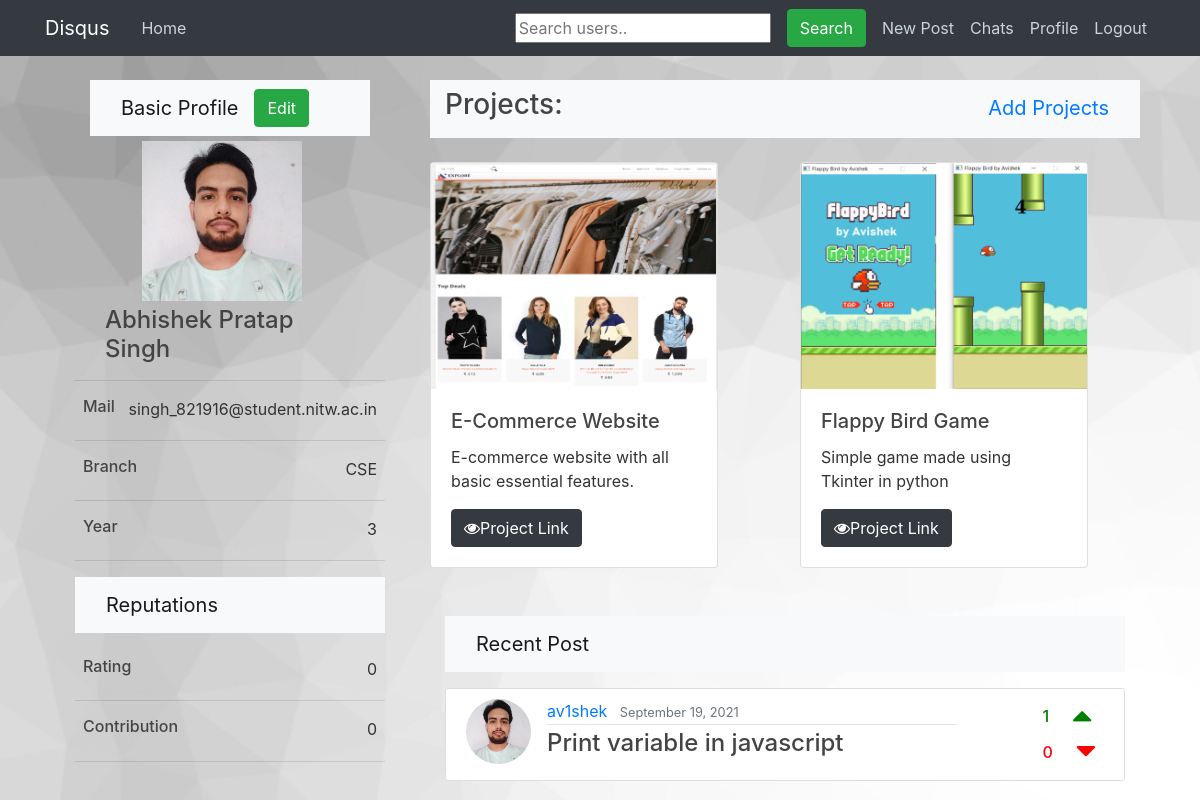
Page /profile/av1shek (signed in) on the committed database.
### accounts/models.py (models this page shows, shortened)
class Profile(models.Model):
	name = models.CharField(max_length=255, default="")
	year = models.IntegerField(default=1)
	branch = models.CharField(max_length=255, default="")
	user = models.OneToOneField(User, on_delete=models.CASCADE)
	image = models.ImageField(default='default.jpg', upload_to='profile_pics')
	bio = models.CharField(max_length=255, blank=True)
	qs_cnt = models.IntegerField(default=0)
	ans_cnt = models.IntegerField(default=0)

### feed/models.py (models this page shows, shortened)
class Project(models.Model):
	author = models.ForeignKey(User, on_delete=models.CASCADE)
	title = models.CharField(max_length=255, default='')
	content = models.CharField(max_length=255, default='')
	image = models.ImageField(default='default.jpg' , upload_to='uploads')
	link = models.URLField(max_length=255,default='')

class Post(models.Model):
	title = models.CharField(max_length=100)
	content = models.TextField()
	date_posted = models.DateTimeField(default=timezone.now)
	author = models.ForeignKey(User, on_delete=models.CASCADE)
	image = models.ImageField(upload_to='uploads', blank=True)
	upvote = models.ManyToManyField(User, related_name='upvote')
	downvote = models.ManyToManyField(User, related_name='downvote')
	anonymous = models.BooleanField(default = False)
	def number_of_upvotes(self):
		return self.upvote.count()
	def number_of_downvotes(self):
		return self.downvote.count()

### accounts/views.py (the view)
# urls.py: path('profile/<str:username>', views.profile, name='profile'),
@login_required
def profile(request, username):
	user = request.user
	profileuser = User.objects.get(username=username)
	p = profileuser.profile
	u = p.user
	user_posts = Post.objects.filter(author=profileuser).order_by('-date_posted')
	projects = Project.objects.filter(author=profileuser)
	context = {
		'u' : u,
		'user_posts' : user_posts,
		'user' : user,
		'profileuser' : profileuser,
		'projects' : projects,
	}
	return render(request, 'accounts/profile.html', context)

### accounts/templates/accounts/profile.html (shortened to what this page needs)
{% extends "feed/base.html" %}
{% load crispy_forms_tags %}
{% block container %}
<div class="container-fluid">
  <div class="row">
    <div class="col-xs-10 col-sm-6 col-md-4">
        <div class="container-fluid">
            <div class="container-fluid">
              <nav class="navbar navbar-expand-lg navbar-light bg-light">
                <div class="container-fluid">
                    <a class="navbar-brand" href="#">Basic Profile</a>
                    <div class="collapse navbar-collapse" id="navbarSupportedContent">
                      {% ifequal u user %}
                          <a href="{% url 'profile_edit' %}" class="btn btn-success" type="button">Edit</a>
                      {% else %}
                          <a href="{% url 'conversation' u.username %}" class="btn btn-success" type="button">Chat</a>
                      {% endifequal %}
                    </div>
                </div>
            </nav>
            </div>
            <div class="container-fluid">
                <div class="row">
                  <div class="mx-auto">
                    <a class="navbar-brand" href="#">
                      <img src="{{ profileuser.profile.image.url }}" alt="" width="160" height="160">
                    </a>
                  </div>
                </div>
                <div class="container-fluid">
                  <div class="mx-auto">
                    <h4>{{u.profile.name}}</h4>
                  </div>
                </div>
            </div>
            <hr/>
            <div class="row">
                <div class="col-4">
                  <div class="px-2">
                    <h6>Mail</h6>
                  </div>
                </div>
                <div class="col-8">
                    <div class="float-right px-2">
                      {{ u.email }}
                    </div>
                </div>
            </div>
            <hr/>
            <div class="row">
                <div class="col">
                  <div class="px-2">
                    <h6>Branch</h6>
                  </div>
                </div>
                <div class="col">
                    <div class="float-right px-2">
                      {{ profileuser.profile.branch }}
                    </div>
                </div>
            </div>
            <hr/>
            <div class="row">
                <div class="col">
                  <div class="px-2">
                    <h6>Year</h6>
                  </div>
                </div>
                <div class="col">
                    <div class="float-right px-2">
                      {{ profileuser.profile.year }}
                    </div>
                </div>
            </div>
            <hr/>
        </div>
        <div class="container-fluid">
            <nav class="navbar navbar-expand-lg navbar-light bg-light">
                <div class="container-fluid">
                    <a class="navbar-brand" href="#">Reputations</a>
                </div>
            </nav>
            <br>
            <div class="row">
                <div class="col">
                  <div class="px-2">
                    <h6>Rating</h6>
                  </div>
                </div>
                <div class="col">
                    <div class="float-right px-2">
                      0
                    </div>
                </div>
            </div>
            <hr/>
            <div class="row">
                <div class="col">
                  <div class="px-2">
                    <h6>Contribution</h6>
                  </div>
                </div>
                <div class="col">
                    <div class="float-right px-2">
                      0
                    </div>
                </div>
            </div>
            <hr/>
        </div>
    </div>
    <div class="col-xs-10 col-sm-8">
        <div class="container-fluid bg-light py-2">
            <div class="row">
              <div class="col">
                <h3>Projects:</h3>
              </div>
              {% ifequal u user %}
                  <div class="col">
                    <div class="float-right">
                      <a class="navbar-brand" href="{% url 'project_upload' %}">Add Projects</a>
                    </div>
                  </div>
              {% endifequal %}
            </div>
        </div>
        <div class="row">
            {% if projects %}
                {% for project in projects %}
                  <div class="col-xs-10 col-sm-6 col-md-6 mt-4">
                    <div class="card" style="width: 18rem;">
                      <img src="/media/{{ project.image }}" class="card-img-top" alt="...">
                      <div class="card-body">
                        <h5 class="card-title">{{ project.title }}</h5>
                        <p class="card-text">{{ project.content }}</p>
                        <div class="mx-auto">
                          <a href="{{ project.link }}" class="btn btn-dark"><i class="fa fa-eye" aria-hidden="true"></i>Project Link</a>
                        </div>
                      </div>
                    </div>
                  </div>
                  {% endfor %}
            {% else %}
                {% ifequal user profileuser %}
                      <h6 class="mt-3 ml-4">You haven't uploaded any project yet!</h6>
                {% else %}
                      <h6 class="mt-3 ml-4">{{ profileuser.username }} hasn't uploaded any project yet!</h6>
                {% endifequal %}
            {% endif %}
        </div>
        <div class="row">
          <div class="container-fluid">
            <br><br>
              <div class="container-fluid">
                  <nav class="navbar navbar-expand-lg navbar-light bg-light">
                    <div class="container-fluid">
                        <a class="navbar-brand" href="#">Recent Post</a>
                    </div>
                  </nav>
              </div>
              <div class="container-fluid">
                {% if user_posts %}
                {% for post in user_posts %}
                    <article class="media content-section mt-3">
                      <img class="rounded-circle article-img" src="{{ post.author.profile.image.url }}">
                      <div class="media-body">
                    <div class="row">
                      <div class="col-9">
                        <div class="article-metadata">
                          <a class="mr-2" href="{% url 'profile' post.author.username %}">{{ post.author }}</a>
                          <small class="text-muted">{{ post.date_posted|date:"F d, Y" }}</small>
                        </div>
                        <h4><a class="article-title" href="{% url 'post-detail' post.id %}">{{ post.title }}</a></h4>
                      </div>
                      <div class="col-3">
                        <div class="float-right mr-4">
                          <div class="row">
                            <h6 style="color:green;" class="mt-2 mr-4">{{ post.number_of_upvotes }} </h6>
                            <i class="fa fa-caret-up" style="font-size:32px;color:green"></i>
                          </div>
                          <div class="row">
                            <h6 style="color:red;" class="mt-2 mr-4">{{ post.number_of_downvotes }} </h6>
                            <i class="fa fa-caret-down" style="font-size:32px;color:red"></i>
                          </div>
                        </div>
                      </div>
                    </div>
                    </article>
                {% endfor %}
              {% else %}
                  {% ifequal user profileuser %}
                      <h6 class="mt-3">You haven't posted anything yet!</h6>
                  {% else %}
                      <h6 class="mt-3">{{ profileuser.username }} hasn't posted anything yet!</h6>
                  {% endifequal %}
              {% endif %}
              </div>
            </div>
          </div>
    </div>
  </div>
</div>
{% endblock %}

### static/feed/main.css (style rules this page uses)
body { background: #fafafa; color: #333333; margin-top: 5rem; background: url("/static/blog/bg3.jpeg") no-repeat center fixed; background-size: cover; background-position: center; }
h1, h2, h3, h4, h5, h6 { color: #444444; }
.content-section { background: #ffffff; padding: 10px 20px; border: 1px solid #dddddd; border-radius: 3px; margin-bottom: 20px; }
.article-title { color: #444444; }
.article-img { height: 65px; width: 65px; margin-right: 16px; }
.article-metadata { padding-bottom: 1px; margin-bottom: 4px; border-bottom: 1px solid #e3e3e3 }

### rows in the picture
Project: image (picture), title "E-Commerce Website", content "E-commerce website with all basic essential features."
Project: image (picture), title "Flappy Bird Game", content "Simple game made using Tkinter in python"
Post: author.profile.image (picture), author "av1shek", date_posted "September 19, 2021", title "Print variable in javascript", number_of_upvotes "1", number_of_downvotes "0"

### other values in the picture
{{ u.profile.name }} "Abhishek Pratap Singh"
{{ u.email }} "singh_821916@student.nitw.ac.in"
{{ profileuser.profile.branch }} "CSE"
{{ profileuser.profile.year }} "3"
